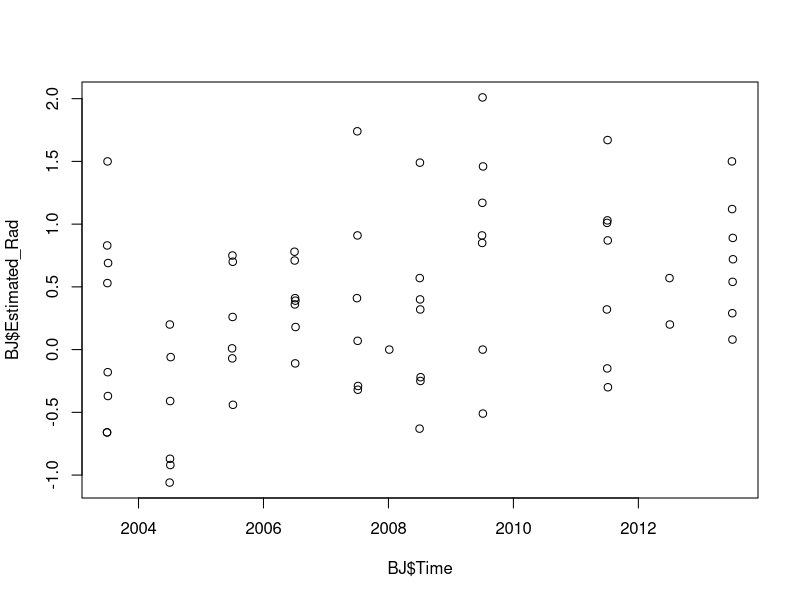
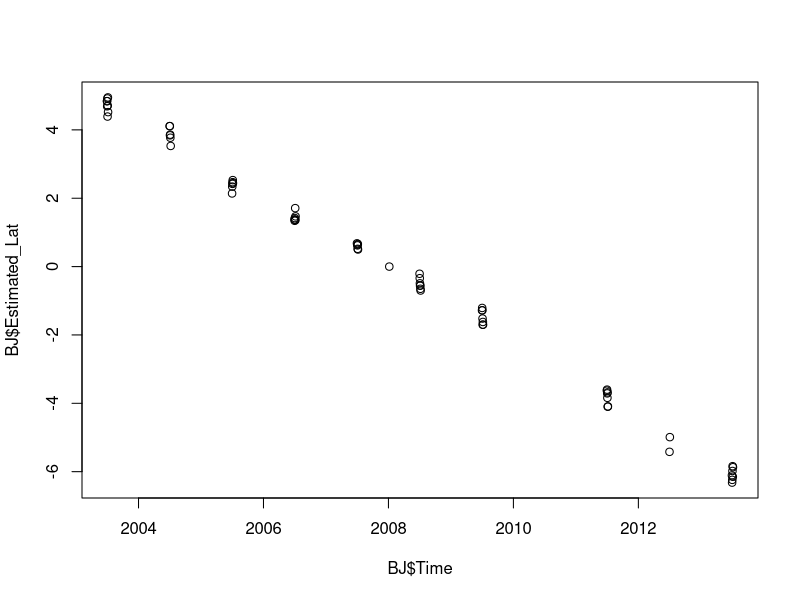
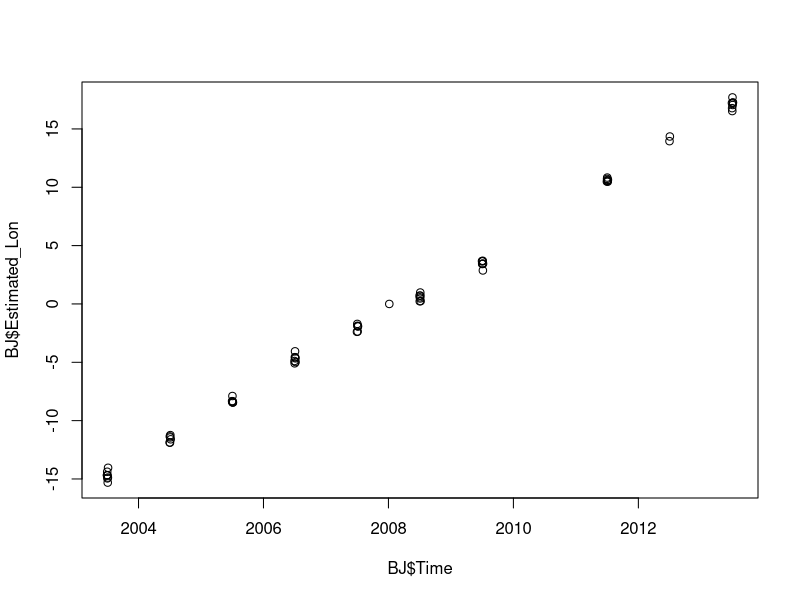
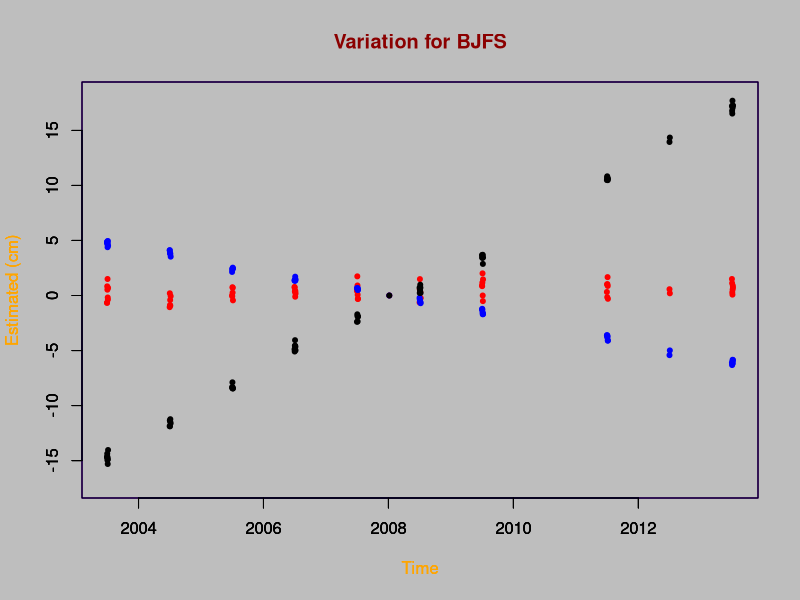

The R source for these figures, in order: (Note: this script raises an error after producing the figures.)

# Check the current working directory
getwd()

# Set to the new working directory where raw data files located.
setwd('E:/R/RawData')

# Read txt file of Beijing station regarding latitude info.
bjLat = read.table('BJFS-Lat.txt');
head(bjLat)

# Name each column
names(bjLat) <- c('Time', 'Estimated_Lat', 'Uncertainty_Lat', 'Site', 'Coordinate', 'Date')
head(bjLat)

# Read txt file of Beijing station regarding longitute info.
bjLon = read.table('BJFS-Lon.txt');
head(bjLon)

# Name each column
names(bjLon) <- c('Time', 'Estimated_Lon', 'Uncertainty_Lon', 'Site', 'Coordinate', 'Date')
head(bjLon)

# Read txt file of Beijing station regarding height info.
bjRad = read.table('BJFS-Rad.txt');
head(bjRad)

# Name each column
names(bjRad) <- c('Time', 'Estimated_Rad', 'Uncertainty_Rad', 'Site', 'Coordinate', 'Date')
head(bjRad)

# Combine columns together
BJ <- cbind(bjLat, bjLon, bjRad)
head(BJ)

###comb <- cbind(bjLat, bjLon, bjRad, flLat, flLon, flRad)
###head(comb)

# Remove duplicate columns in BJ 
BJ <- BJ[, !duplicated(colnames(BJ))]
head(BJ)

# Remove unwanted column in BJ 
BJ$Coordinate <- NULL
head(BJ)

# Reorder columns in BJ
BJ <- BJ[, c(1, 2, 3, 6, 7, 8, 9, 5, 4)]
head(BJ)

# Plot figures separately.
plot(BJ$Time, BJ$Estimated_Rad)
plot(BJ$Time, BJ$Estimated_Lat)
plot(BJ$Time, BJ$Estimated_Lon)

# Plot figures together.

#par(col.lab = "darkred") # darkred for x and y labels 
#par(col.axis = "black") # black for axis annotation
#par(bg="gray")          # background color

require(graphics)
par(col.axis="black",col.lab="orange",col.main="darkred", bg="gray")
par(pch=20, col="red") # plotting symbol and color 
plot(BJ$Time, BJ$Estimated_Rad, xlab='Time', ylab='Estimated (cm)', ylim = c(-17,18))
par(new=T) # The par(new=T) tells R to make the second plot without cleaning the first.
par(pch=20, col="blue") # plotting symbol and color
plot(BJ$Time, BJ$Estimated_Lat, xlab='Time', ylab='Estimated (cm)', ylim = c(-17,18))
par(new=T)
par(pch=20, col="black") # plotting symbol and color
plot(BJ$Time, BJ$Estimated_Lon, xlab='Time', ylab='Estimated (cm)', ylim = c(-17,18))
par(new=F)
# add a title 
title("Variation for BJFS")

#plot(BJ$Time, BJ$Estigroupvars=c("Height","Latitute","Longitute")，mated_Rad, BJ$Time, BJ$Estimated_Lat, BJ$Time, BJ$Estimated_Lon, main = "Estimation for BJ Statioin", xlab = "Time (year)",   ylab = "Estimated (cm)")

library(ggplot2)
#par(xlab='year', ylab='length (cm)')


ggplot(BJ, aes(x=Time, y=Estimated, color = coordinate))  + 
    geom_point(aes(y = Estimated_Rad, col = "Radius"))    +
    geom_point(aes(y = Estimated_Lat, col = "Latitute"))  +
    geom_point(aes(y = Estimated_Lon, col = "Longitute")) + 

    
# Define the top and bottom of the errorbars
limits <- aes(ymax = BJ$Estimated_Rad + BJ$Uncertainty_Rad, ymin=BJ$Estimated_Rad - BJ$Uncertainty_Rad)

ggplot(BJ, aes(x=Time, y=Estimated, color = coordinate))  + 
    geom_point(aes(y = Estimated_Rad, col = "Radius"))    +
    geom_errorbar(limits, width=.05)





ggplot(BJ, aes(x=Time, y=Estimated, color = coordinate))  + 
    geom_point(aes(y = Estimated_Rad, col = "Radius"))    +
    geom_point(aes(y = Estimated_Lat, col = "Latitute"))  +
    geom_point(aes(y = Estimated_Lon, col = "Longitute")) + 
    geom_errorbar(aes(ymin=BJ$Estimated_Rad - BJ$Uncertainty_Rad, ymax=BJ$Estimated_Rad + BJ$Uncertainty_Rad), width=.05)       +
    geom_errorbar(aes(ymin=BJ$Estimated_Rad - BJ$Uncertainty_Rad, ymax=BJ$Estimated_Rad + BJ$Uncertainty_Rad), width=.05)       +
    geom_errorbar(aes(ymin=BJ$Estimated_Rad - BJ$Uncertainty_Rad, ymax=BJ$Estimated_Rad + BJ$Uncertainty_Rad), width=.05)


ggplot(BJ, aes(x=Time, y=Estimated_Rad, colour='blue')) + geom_point(colour="blue", size=3) +
geom_errorbar(aes(ymin=BJ$Estimated_Rad - BJ$Uncertainty_Rad, ymax=BJ$Estimated_Rad + BJ$Uncertainty_Rad), colour="blue", width=.05)

par(new=T)

ggplot(BJ, aes(x=Time, y=Estimated_Lat, colour="red")) + geom_point(colour="red", size=3) +
geom_errorbar(aes(ymin=BJ$Estimated_Rad - BJ$Uncertainty_Rad, ymax=BJ$Estimated_Rad + BJ$Uncertainty_Rad), colour="red", width=.05)

par(new=T)

ggplot(BJ, aes(x=Time, y=Estimated_Lon, colour="green")) + geom_point(colour="green", size=3) +
geom_errorbar(aes(ymin=BJ$Estimated_Rad - BJ$Uncertainty_Rad, ymax=BJ$Estimated_Rad + BJ$Uncertainty_Rad), colour="green", width=.05)


#geom_point() +  xlab='year', ylab='length (cm)', )   + position=pd, 
